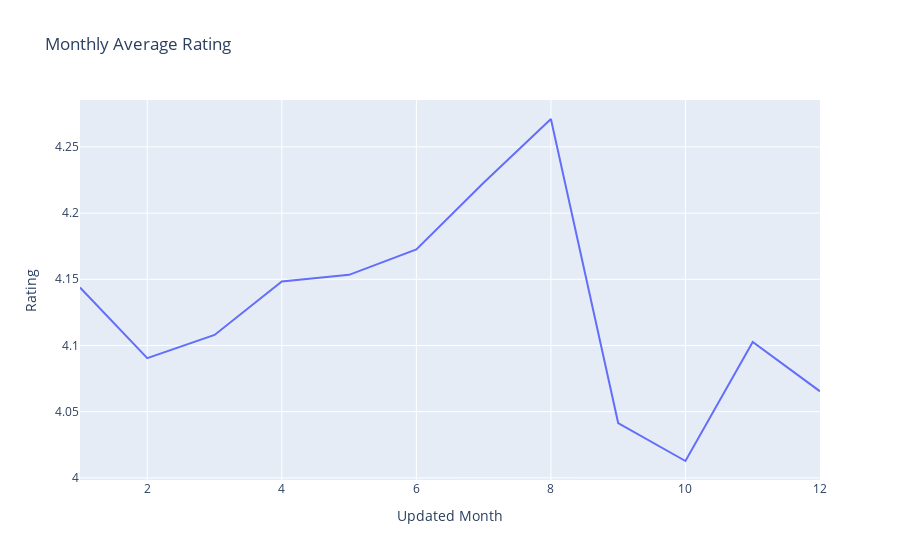

The cell this chart's notebook holds for it:
### Code cell
r = px.line(res,x="Updated Month", y = "Rating",title = "Monthly Average Rating")
r.show()

### Figure 1 — Plotly figure (JSON) as saved in the notebook; plotly's stock layout.template omitted (floating-point values rounded to 4 significant figures)
{"data": [{"hovertemplate": "Updated Month=%{x}<br>Rating=%{y}<extra></extra>", "legendgroup": "", "line": {"color": "#636efa", "dash": "solid"}, "marker": {"symbol": "circle"}, "mode": "lines", "name": "", "orientation": "v", "showlegend": false, "type": "scatter", "x": [1, 2, 3, 4, 5, 6, 7, 8, 9, 10, 11, 12], "xaxis": "x", "y": [4.144, 4.09, 4.108, 4.148, 4.153, 4.173, 4.223, 4.271, 4.041, 4.013, 4.103, 4.065], "yaxis": "y"}], "layout": {"autosize": true, "legend": {"tracegroupgap": 0}, "title": {"text": "Monthly Average Rating"}, "xaxis": {"anchor": "y", "autorange": true, "domain": [0, 1], "range": [1, 12], "title": {"text": "Updated Month"}, "type": "linear"}, "yaxis": {"anchor": "x", "autorange": true, "domain": [0, 1], "range": [3.998, 4.285], "title": {"text": "Rating"}, "type": "linear"}}}
